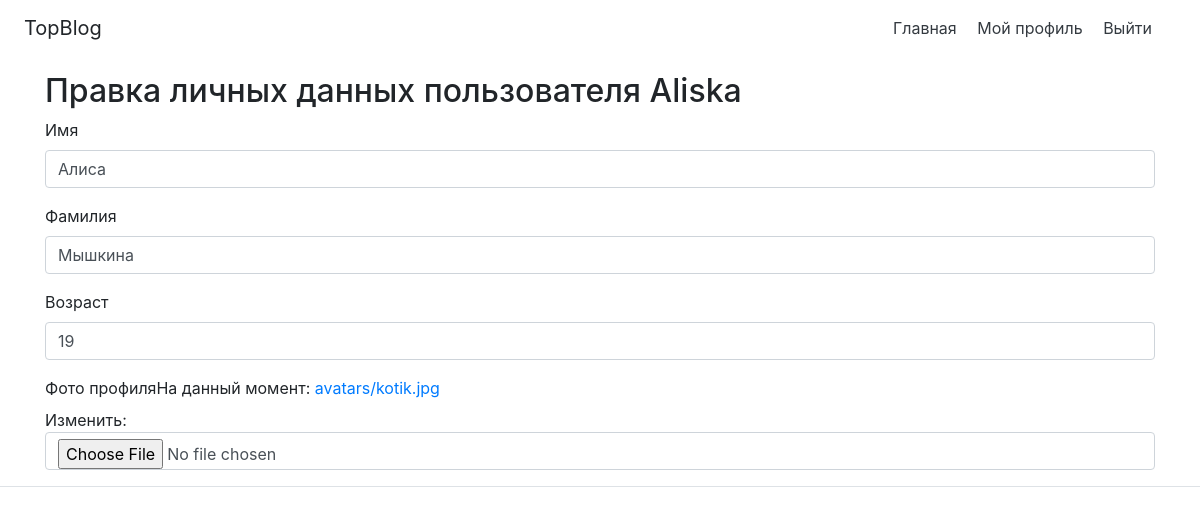
The app's page /edit/ (signed in) with its own data.
### main/models.py (models this page shows, shortened)
class CustomUser(AbstractUser):
    first_name = models.CharField(max_length=30, blank=True, null=True)
    last_name = models.CharField(max_length=30, blank=True, null=True)
    age = models.IntegerField(blank=True, null=True)
    avatar = models.ImageField(upload_to='avatars/', default=get_default_avatar)
    class Meta(AbstractUser.Meta):
        pass

### main/views.py (the view)
# urls.py: path('edit/', views.edit_user, name='edit_user'),
def edit_user(request):
    if request.method == 'POST':
        form = ChangeUserInfoForm(request.POST, request.FILES, instance=request.user)
        if form.is_valid():
            if 'delete_avatar' in request.POST:
                request.user.avatar.delete(save=True)
            form.save()
            return redirect('main:profile')
    else:
        form = ChangeUserInfoForm(instance=request.user)
    return render(request, 'main/change_user_info.html', {'form': form})

### main/forms.py (shortened to what this page needs)
class ChangeUserInfoForm(forms.ModelForm):
    first_name = forms.CharField(label='Имя')
    last_name = forms.CharField(label='Фамилия')
    age = forms.IntegerField(label='Возраст', max_value=100, required=False)
    avatar = forms.ImageField(label='Фото профиля', required=True)
    class Meta:
        model = CustomUser
        fields = ('first_name', 'last_name', 'age', 'avatar')

### blog/main/templates/main/change_user_info.html (shortened to what this page needs)
{% extends "main/index.html" %}
{% load bootstrap4 %}
{% block content %}
<h2>Правка личных данных пользователя {{ user.username }}</h2>
<form method="post" enctype="multipart/form-data">
   {% bootstrap_form form layout='horizontal' %}
</form>
{% endblock %}

### records on screen
CustomUser: username "Aliska", first_name "Алиса", last_name "Мышкина", age "19"
